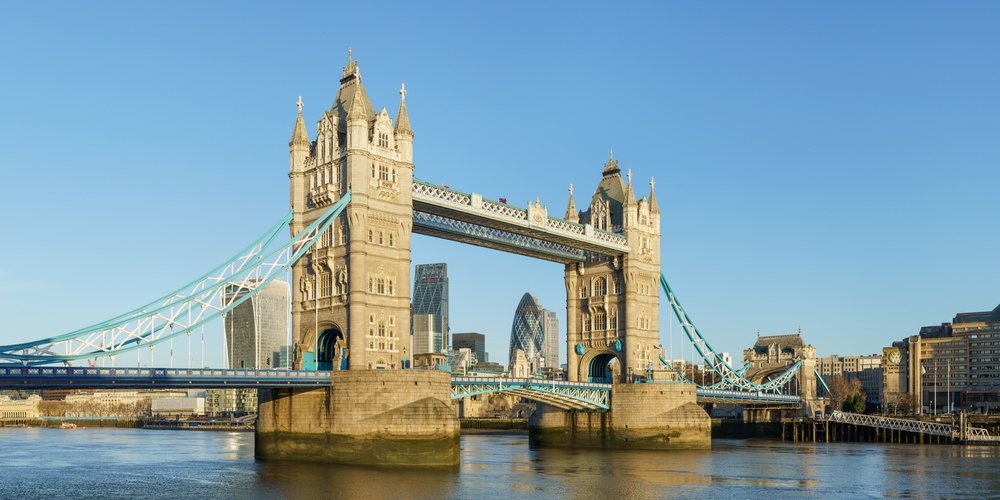
#> input picture Tower_Bridge_from_Shad_Thames.jpg, 1000 x 500 px, shrunk from 1600 x 800 before the run, found by its file name
$ python Topic1_orientation_histogram_python2.py
#> lines starting #> are read from the running program, lines starting #| are printed output that depends on the picture
import cv2
import numpy as np
import matplotlib.pyplot as plt

# Load the low contrast image
image_path = '/content/drive/MyDrive/Intellipaat/Computer_Vision/Data/Tower_Bridge_from_Shad_Thames.jpg'
low_contrast_image = cv2.imread(image_path, cv2.IMREAD_GRAYSCALE)
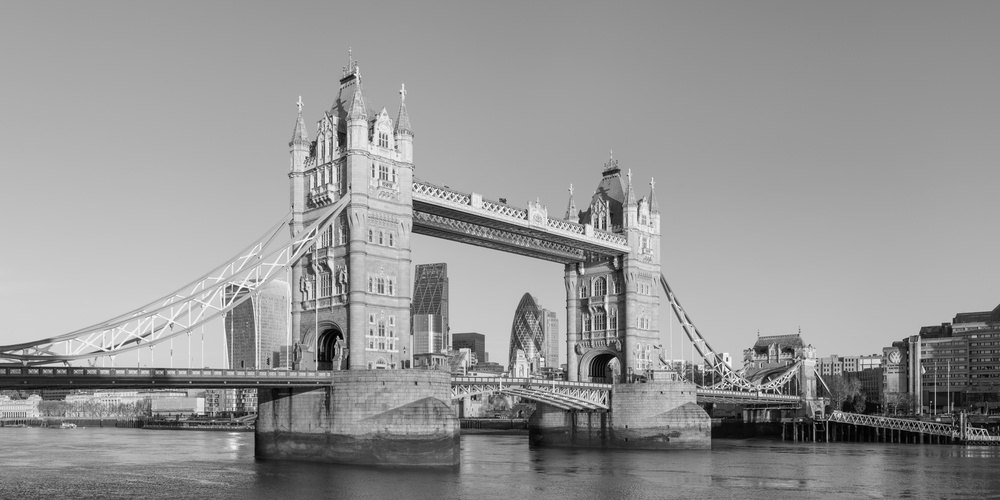
#> low_contrast_image: shape (500, 1000); min 0, max 255, mean 149

# Function to perform histogram equalization manually
def manual_histogram_equalization(image):
    # Calculate histogram
    hist, _ = np.histogram(image.flatten(), 256, [0, 256])
#> hist = 256 values, max 8489 at index 159, min 5 at index 255, mean 1953.1
    cdf = hist.cumsum()  # Cumulative distribution function
#> cdf = 256 values from 102 to 500000
    cdf_normalized = (cdf - cdf.min()) * 255 / (cdf.max() - cdf.min())
#> cdf_normalized = 256 values from 0 to 255
    cdf_normalized = cdf_normalized.astype('uint8')

    # Apply equalization
    equalized_image = cdf_normalized[image]
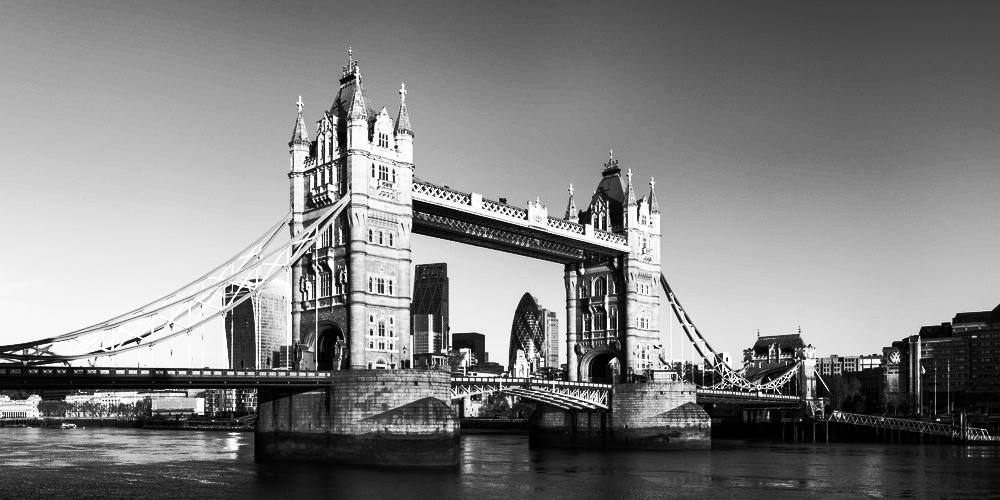
#> equalized_image: shape (500, 1000); min 0, max 255, mean 128.1

    return equalized_image

# Perform histogram equalization
equalized_image_manual = manual_histogram_equalization(low_contrast_image)
equalized_image_builtin = cv2.equalizeHist(low_contrast_image)

# Plot original and equalized images
plt.figure(figsize=(12, 6))

plt.subplot(1, 3, 1)
plt.imshow(low_contrast_image, cmap='gray')
plt.title('Original Image')
plt.axis('off')

plt.subplot(1, 3, 2)
plt.imshow(equalized_image_manual, cmap='gray')
plt.title('Equalized (Manual)')
plt.axis('off')

plt.subplot(1, 3, 3)
plt.imshow(equalized_image_builtin, cmap='gray')
plt.title('Equalized (Using cv2.equalizeHist)')
plt.axis('off')

plt.tight_layout()
plt.show()
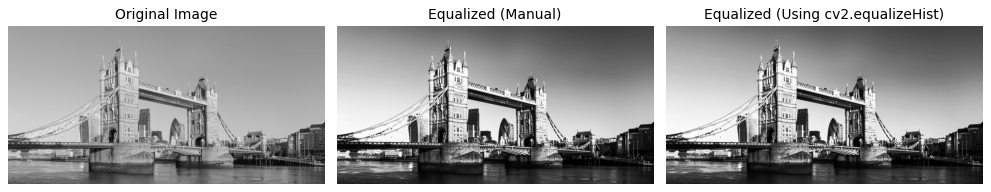
#> figure drawn by matplotlib, 3 panels

$ run again, with A-Sample-Chess-Board.jpg copied over Tower_Bridge_from_Shad_Thames.jpg
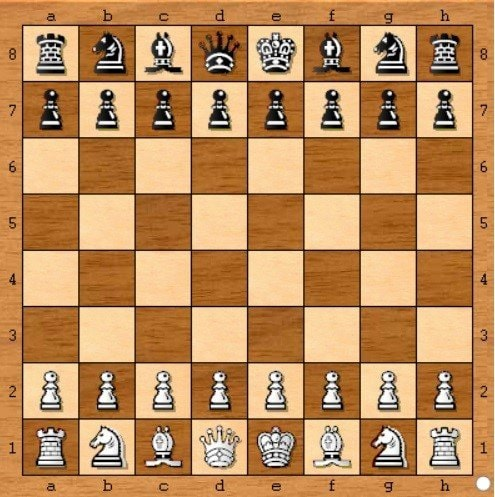
#> input picture A-Sample-Chess-Board.jpg, 495 x 497 px, found by its file name
#> `low_contrast_image = cv2.imread(image_path, cv2.IMREAD_GRAYSCALE)`:
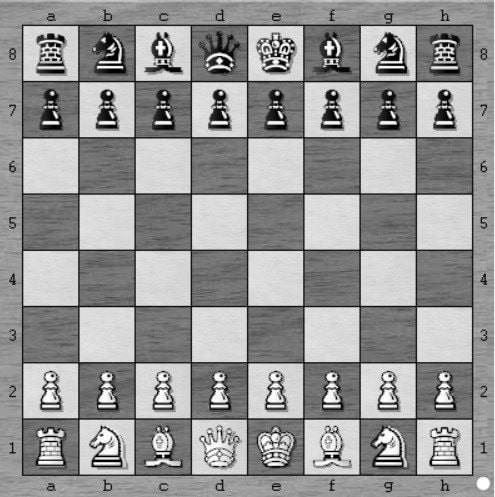
#> low_contrast_image: shape (497, 495); min 0, max 255, mean 149.9
#> hist = 256 values, max 7866 at index 217, min 109 at index 235, mean 961
#> cdf = 256 values from 395 to 246015
#> cdf_normalized = 256 values from 0 to 255
#> `plt.show()`:
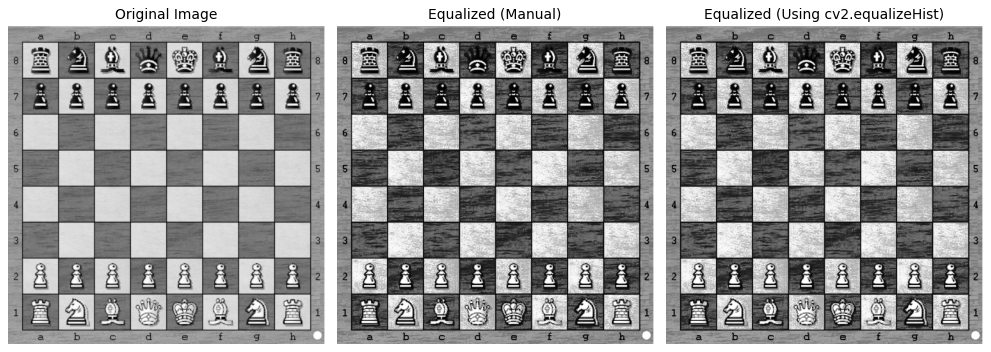
#> figure drawn by matplotlib, 3 panels
